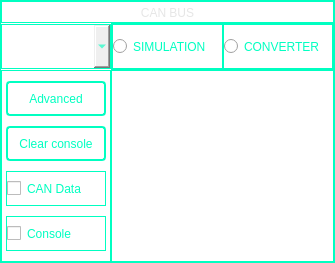
         <widget class="QFrame" name="verticalFrame_10">
          <property name="minimumSize">
           <size>
            <width>335</width>
            <height>0</height>
           </size>
          </property>
          <property name="maximumSize">
           <size>
            <width>335</width>
            <height>16777215</height>
           </size>
          </property>
          <property name="styleSheet">
           <string notr="true">QFrame{
border: 0.7px solid #00ffc1;
border-radius: 0px;
padding: 0px;
color: #00ffc1;
background: transparent;
}</string>
          </property>
          <layout class="QVBoxLayout" name="verticalLayout_14">
           <property name="spacing">
            <number>0</number>
           </property>
           <property name="leftMargin">
            <number>0</number>
           </property>
           <property name="topMargin">
            <number>0</number>
           </property>
           <property name="rightMargin">
            <number>0</number>
           </property>
           <property name="bottomMargin">
            <number>0</number>
           </property>
           <item>
            <widget class="QFrame" name="verticalFrame_8">
             <property name="maximumSize">
              <size>
               <width>16777215</width>
               <height>22</height>
              </size>
             </property>
             <property name="styleSheet">
              <string notr="true"/>
             </property>
             <layout class="QVBoxLayout" name="verticalLayout_16">
              <property name="spacing">
               <number>0</number>
              </property>
              <property name="sizeConstraint">
               <enum>QLayout::SetDefaultConstraint</enum>
              </property>
              <property name="leftMargin">
               <number>0</number>
              </property>
              <property name="topMargin">
               <number>0</number>
              </property>
              <property name="rightMargin">
               <number>0</number>
              </property>
              <property name="bottomMargin">
               <number>0</number>
              </property>
              <item>
               <widget class="QLabel" name="label_2">
                <property name="minimumSize">
                 <size>
                  <width>0</width>
                  <height>22</height>
                 </size>
                </property>
                <property name="maximumSize">
                 <size>
                  <width>16777215</width>
                  <height>22</height>
                 </size>
                </property>
                <property name="styleSheet">
                 <string notr="true">border: none;
padding: 2px;
font: 75 italic bold 12pt &quot;Halvetica&quot; ;
color: #e6e6e6;</string>
                </property>
                <property name="text">
                 <string>CAN BUS</string>
                </property>
                <property name="alignment">
                 <set>Qt::AlignCenter</set>
                </property>
               </widget>
              </item>
             </layout>
            </widget>
           </item>
           <item>
            <layout class="QVBoxLayout" name="verticalLayout_15">
             <property name="spacing">
              <number>0</number>
             </property>
             <item>
              <layout class="QVBoxLayout" name="verticalLayout_7">
               <property name="spacing">
                <number>0</number>
               </property>
               <property name="sizeConstraint">
                <enum>QLayout::SetMinimumSize</enum>
               </property>
               <item>
                <layout class="QHBoxLayout" name="horizontalLayout">
                 <property name="spacing">
                  <number>0</number>
                 </property>
                 <property name="sizeConstraint">
                  <enum>QLayout::SetMinimumSize</enum>
                 </property>
                 <item>
                  <widget class="QFrame" name="verticalFrame_5">
                   <property name="maximumSize">
                    <size>
                     <width>110</width>
                     <height>70</height>
                    </size>
                   </property>
                   <property name="styleSheet">
                    <string notr="true">border: none;</string>
                   </property>
                   <layout class="QVBoxLayout" name="verticalLayout_32">
                    <property name="spacing">
                     <number>0</number>
                    </property>
                    <property name="leftMargin">
                     <number>0</number>
                    </property>
                    <property name="topMargin">
                     <number>0</number>
                    </property>
                    <property name="rightMargin">
                     <number>0</number>
                    </property>
                    <property name="bottomMargin">
                     <number>0</number>
                    </property>
                    <item>
                     <layout class="QVBoxLayout" name="verticalLayout_31">
                      <property name="spacing">
                       <number>0</number>
                      </property>
                      <property name="sizeConstraint">
                       <enum>QLayout::SetMinimumSize</enum>
                      </property>
                      <item>
                       <widget class="QComboBox" name="canBaud">
                        <property name="minimumSize">
                         <size>
                          <width>0</width>
                          <height>34</height>
                         </size>
                        </property>
                        <property name="maximumSize">
                         <size>
                          <width>16777215</width>
                          <height>45</height>
                         </size>
                        </property>
                        <property name="styleSheet">
                         <string notr="true">selection-color: #00ffc1;
border: 1px solid #00ffc1;
font: 75 bold 11pt &quot;Halvetica&quot; ;
color:  #00ffc1;
padding: 1px 1px 1px 1px;
min-height: 30px;</string>
                        </property>
                        <property name="maxVisibleItems">
                         <number>10</number>
                        </property>
                        <property name="sizeAdjustPolicy">
                         <enum>QComboBox::AdjustToContentsOnFirstShow</enum>
                        </property>
                        <property name="minimumContentsLength">
                         <number>120</number>
                        </property>
                        <property name="iconSize">
                         <size>
                          <width>30</width>
                          <height>30</height>
                         </size>
                        </property>
                       </widget>
                      </item>
                     </layout>
                    </item>
                   </layout>
                  </widget>
                 </item>
                 <item>
                  <layout class="QVBoxLayout" name="verticalLayout_18">
                   <property name="spacing">
                    <number>0</number>
                   </property>
                   <property name="sizeConstraint">
                    <enum>QLayout::SetMinimumSize</enum>
                   </property>
                   <item>
                    <widget class="QFrame" name="verticalFrame_12">
                     <property name="minimumSize">
                      <size>
                       <width>0</width>
                       <height>45</height>
                      </size>
                     </property>
                     <property name="maximumSize">
                      <size>
                       <width>16777215</width>
                       <height>70</height>
                      </size>
                     </property>
                     <property name="styleSheet">
                      <string notr="true"/>
                     </property>
                     <layout class="QVBoxLayout" name="verticalLayout_23">
                      <property name="spacing">
                       <number>0</number>
                      </property>
                      <property name="leftMargin">
                       <number>0</number>
                      </property>
                      <property name="topMargin">
                       <number>0</number>
                      </property>
                      <property name="rightMargin">
                       <number>0</number>
                      </property>
                      <property name="bottomMargin">
                       <number>0</number>
                      </property>
                      <item>
                       <layout class="QVBoxLayout" name="verticalLayout_25">
                        <property name="spacing">
                         <number>0</number>
                        </property>
                        <item>
                         <layout class="QHBoxLayout" name="horizontalLayout_4">
                          <property name="spacing">
                           <number>0</number>
                          </property>
                          <item>
                           <layout class="QVBoxLayout" name="verticalLayout_27">
                            <property name="spacing">
                             <number>0</number>
                            </property>
                            <property name="rightMargin">
                             <number>0</number>
                            </property>
                            <item>
                             <widget class="QRadioButton" name="testRadioBtn">
                              <property name="minimumSize">
                               <size>
                                <width>0</width>
                                <height>45</height>
                               </size>
                              </property>
                              <property name="maximumSize">
                               <size>
                                <width>16777215</width>
                                <height>45</height>
                               </size>
                              </property>
                              <property name="styleSheet">
                               <string notr="true">border: 1px solid #00ffc1;
font: 75 bold 8pt &quot;Halvetica&quot; ;
color: #00ffc1;</string>
                              </property>
                              <property name="text">
                               <string>SIMULATION</string>
                              </property>
                              <property name="iconSize">
                               <size>
                                <width>20</width>
                                <height>20</height>
                               </size>
                              </property>
                             </widget>
                            </item>
                           </layout>
                          </item>
                          <item>
                           <layout class="QVBoxLayout" name="verticalLayout_26">
                            <property name="spacing">
                             <number>0</number>
                            </property>
                            <property name="leftMargin">
                             <number>0</number>
                            </property>
                            <item>
                             <widget class="QRadioButton" name="convRadioBtn">
                              <property name="minimumSize">
                               <size>
                                <width>0</width>
                                <height>45</height>
                               </size>
                              </property>
                              <property name="maximumSize">
                               <size>
                                <width>16777215</width>
                                <height>45</height>
                               </size>
                              </property>
                              <property name="baseSize">
                               <size>
                                <width>0</width>
                                <height>0</height>
                               </size>
                              </property>
                              <property name="cursor">
                               <cursorShape>SizeAllCursor</cursorShape>
                              </property>
                              <property name="styleSheet">
                               <string notr="true">border: 1px solid #00ffc1;
font: 75 bold 8pt &quot;Halvetica&quot; ;
color: #00ffc1;


</string>
                              </property>
                              <property name="text">
                               <string>CONVERTER</string>
                              </property>
                             </widget>
                            </item>
                           </layout>
                          </item>
                         </layout>
                        </item>
                       </layout>
                      </item>
                     </layout>
                    </widget>
                   </item>
                  </layout>
                 </item>
                </layout>
               </item>
              </layout>
             </item>
             <item>
              <layout class="QVBoxLayout" name="verticalLayout_8">
               <property name="spacing">
                <number>0</number>
               </property>
               <item>
                <layout class="QHBoxLayout" name="horizontalLayout_2">
                 <property name="spacing">
                  <number>0</number>
                 </property>
                 <item>
                  <widget class="QFrame" name="verticalFrame_6">
                   <property name="minimumSize">
                    <size>
                     <width>110</width>
                     <height>0</height>
                    </size>
                   </property>
                   <property name="maximumSize">
                    <size>
                     <width>110</width>
                     <height>16777215</height>
                    </size>
                   </property>
                   <property name="lineWidth">
                    <number>1</number>
                   </property>
                   <layout class="QVBoxLayout" name="verticalLayout_20">
                    <property name="spacing">
                     <number>0</number>
                    </property>
                    <property name="leftMargin">
                     <number>0</number>
                    </property>
                    <property name="topMargin">
                     <number>0</number>
                    </property>
                    <property name="rightMargin">
                     <number>0</number>
                    </property>
                    <property name="bottomMargin">
                     <number>0</number>
                    </property>
                    <item>
                     <layout class="QHBoxLayout" name="horizontalLayout_8">
                      <item>
                       <widget class="QPushButton" name="clearConsoleBtn_2">
                        <property name="minimumSize">
                         <size>
                          <width>0</width>
                          <height>35</height>
                         </size>
                        </property>
                        <property name="maximumSize">
                         <size>
                          <width>100</width>
                          <height>16777215</height>
                         </size>
                        </property>
                        <property name="styleSheet">
                         <string notr="true">QPushButton {
border: 2px solid #00ffc1;
border-radius: 4px;
padding: 2px;
font: 75 italic 10pt &quot;Halvetica&quot; ;
color: #00ffc1;
}

QPushButton:pressed{
border: 4px solid #00ffc1;
border-radius: 4px;
padding: 2px;
font: 75 italic 10pt &quot;Halvetica&quot; ;
color: #00ffc1;
}</string>
                        </property>
                        <property name="text">
                         <string>Advanced</string>
                        </property>
                       </widget>
                      </item>
                     </layout>
                    </item>
                    <item>
                     <layout class="QHBoxLayout" name="horizontalLayout_6">
                      <item>
                       <widget class="QPushButton" name="clearConsoleBtn">
                        <property name="minimumSize">
                         <size>
                          <width>0</width>
                          <height>35</height>
                         </size>
                        </property>
                        <property name="maximumSize">
                         <size>
                          <width>100</width>
                          <height>16777215</height>
                         </size>
                        </property>
                        <property name="styleSheet">
                         <string notr="true">QPushButton {
border: 2px solid #00ffc1;
border-radius: 4px;
padding: 2px;
font: 75 italic 10pt &quot;Halvetica&quot; ;
color: #00ffc1;
}

QPushButton:pressed{
border: 4px solid #00ffc1;
border-radius: 4px;
padding: 2px;
font: 75 italic 10pt &quot;Halvetica&quot; ;
color: #00ffc1;
}</string>
                        </property>
                        <property name="text">
                         <string>Clear console</string>
                        </property>
                       </widget>
                      </item>
                     </layout>
                    </item>
                    <item>
                     <layout class="QHBoxLayout" name="horizontalLayout_5">
                      <property name="spacing">
                       <number>0</number>
                      </property>
                      <item>
                       <widget class="QCheckBox" name="canDataCheck">
                        <property name="minimumSize">
                         <size>
                          <width>0</width>
                          <height>30</height>
                         </size>
                        </property>
                        <property name="maximumSize">
                         <size>
                          <width>100</width>
                          <height>35</height>
                         </size>
                        </property>
                        <property name="styleSheet">
                         <string notr="true">border: 1px solid #00ffc1;
font: 75 bold 9pt &quot;Halvetica&quot; ;
color: #00ffc1;</string>
                        </property>
                        <property name="text">
                         <string>CAN Data</string>
                        </property>
                       </widget>
                      </item>
                     </layout>
                    </item>
                    <item>
                     <layout class="QHBoxLayout" name="horizontalLayout_3">
                      <property name="spacing">
                       <number>0</number>
                      </property>
                      <item>
                       <widget class="QCheckBox" name="consoleCheck">
                        <property name="minimumSize">
                         <size>
                          <width>0</width>
                          <height>30</height>
                         </size>
                        </property>
                        <property name="maximumSize">
                         <size>
                          <width>100</width>
                          <height>35</height>
                         </size>
                        </property>
                        <property name="styleSheet">
                         <string notr="true">border: 1px solid #00ffc1;
font: 75 bold 10pt &quot;Halvetica&quot; ;
color: #00ffc1;</string>
                        </property>
                        <property name="text">
                         <string>Console</string>
                        </property>
                       </widget>
                      </item>
                     </layout>
                    </item>
                   </layout>
                  </widget>
                 </item>
                 <item>
                  <layout class="QVBoxLayout" name="verticalLayout_19">
                   <property name="spacing">
                    <number>0</number>
                   </property>
                   <item>
                    <widget class="QTextEdit" name="outputConsole">
                     <property name="minimumSize">
                      <size>
                       <width>0</width>
                       <height>0</height>
                      </size>
                     </property>
                     <property name="font">
                      <font>
                       <family>Halvetica</family>
                       <pointsize>10</pointsize>
                       <weight>75</weight>
                       <italic>false</italic>
                       <bold>true</bold>
                      </font>
                     </property>
                     <property name="styleSheet">
                      <string notr="true">padding: 2px;
font: 75 bold 10pt &quot;Halvetica&quot; ;
color: #e6e6e6;
</string>
                     </property>
                     <property name="readOnly">
                      <bool>true</bool>
                     </property>
                    </widget>
                   </item>
                  </layout>
                 </item>
                </layout>
               </item>
              </layout>
             </item>
            </layout>
           </item>
          </layout>
         </widget>
